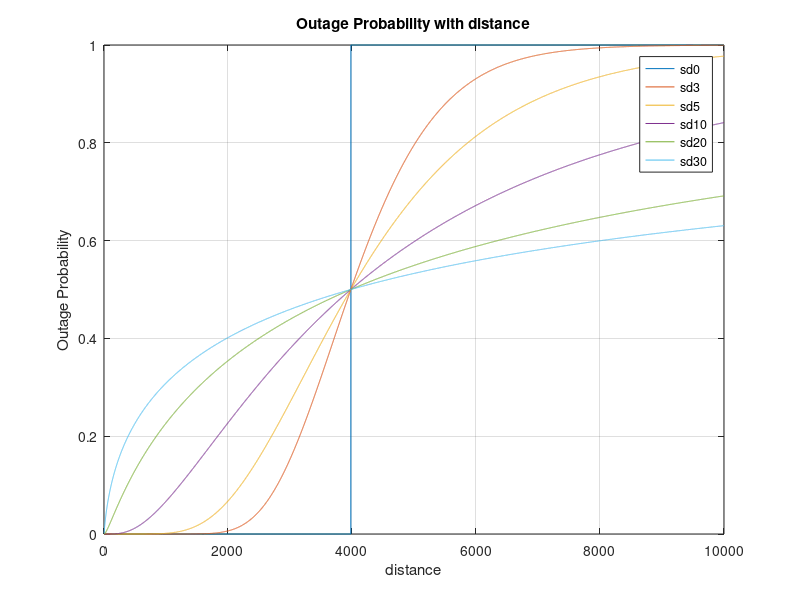
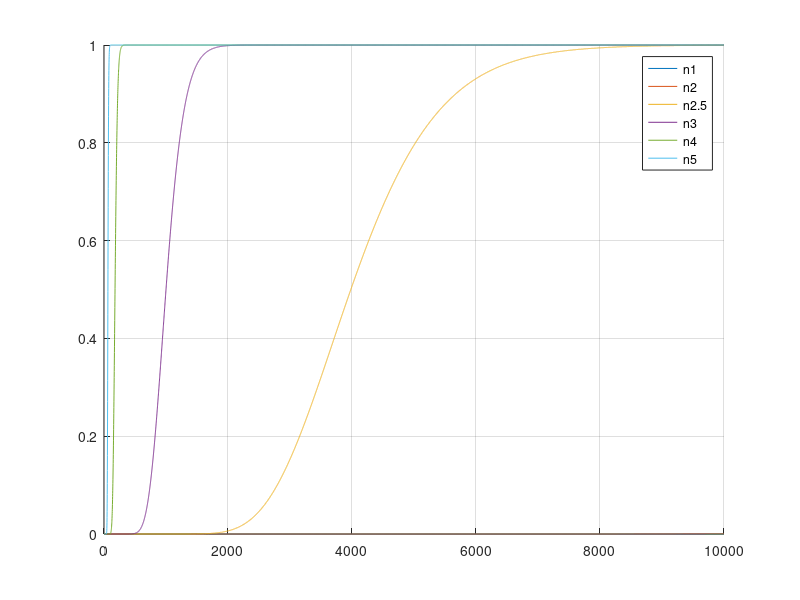

Write MATLAB code to recreate these figures, in order.
%hw2q1 revised

Pt=30; %dBm Transmit power
d0=1; %m reference distance
Kref=-30; %dB reference path loss
N=[1, 2, 2.5,3,4,5,6]; %path loss exponent
noise=-100; %dBm noise level
sd=[0 3 5 10 20 30]; %dB lognormal fading standard deviation.
theta=10; %dB snr threshold



d=1:10000;
Pr_=Pt+Kref-N(3)*10*log10(d/d0);
snr_avg=Pr_-noise;
Pout=(1/2)*(1+erf((theta-snr_avg)/(sd(1)*sqrt(2))));
figure(1);
plot(d,Pout);
hold on;

%vary Standard Deviation
for i=2:length(sd)
    Pout=(1/2)*(1+erf((theta-snr_avg)/(sd(i)*sqrt(2))));
    plot(d,Pout,'-');
end

legend('sd0','sd3', 'sd5', 'sd10', 'sd20','sd30');

grid on
title('Outage Probability with distance');
xlabel('distance');
ylabel('Outage Probability');
hold off;

%vary Path Loss Exponent
figure(2);
grid on;
hold on;
Pr_=Pt+Kref-N(1)*10*log10(d/d0);
snr_avg=Pr_-noise;
Poutn=(1/2)*(1+erf((theta-snr_avg)/(sd(2)*sqrt(2))));
plot(d,Poutn,'-');

Pr_=Pt+Kref-N(2)*10*log10(d/d0);
snr_avg=Pr_-noise;
Poutn=(1/2)*(1+erf((theta-snr_avg)/(sd(2)*sqrt(2))));
plot(d,Poutn,'-');

Pr_=Pt+Kref-N(3)*10*log10(d/d0);
snr_avg=Pr_-noise;
Poutn=(1/2)*(1+erf((theta-snr_avg)/(sd(2)*sqrt(2))));
plot(d,Poutn,'-');

Pr_=Pt+Kref-N(4)*10*log10(d/d0);
snr_avg=Pr_-noise;
Poutn=(1/2)*(1+erf((theta-snr_avg)/(sd(2)*sqrt(2))));
plot(d,Poutn,'-');

Pr_=Pt+Kref-N(5)*10*log10(d/d0);
snr_avg=Pr_-noise;
Poutn=(1/2)*(1+erf((theta-snr_avg)/(sd(2)*sqrt(2))));
plot(d,Poutn,'-');

Pr_=Pt+Kref-N(6)*10*log10(d/d0);
snr_avg=Pr_-noise;
Poutn=(1/2)*(1+erf((theta-snr_avg)/(sd(2)*sqrt(2))));
plot(d,Poutn,'-');

legend('n1','n2', 'n2.5', 'n3', 'n4','n5');


%{
cdf normal
x = -3:0.1:3;
y = (1/2)*(1+erf(x/sqrt(2)));
plot(x,y)
grid on
title('CDF of normal distribution with \mu = 0 and \sigma = 1')
xlabel('x')
ylabel('CDF')
%}